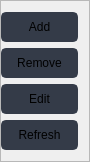
                            <widget class="QFrame" name="update_branch_btn_area">
                             <property name="minimumSize">
                              <size>
                               <width>90</width>
                               <height>0</height>
                              </size>
                             </property>
                             <property name="maximumSize">
                              <size>
                               <width>90</width>
                               <height>16777215</height>
                              </size>
                             </property>
                             <property name="frameShape">
                              <enum>QFrame::StyledPanel</enum>
                             </property>
                             <property name="frameShadow">
                              <enum>QFrame::Raised</enum>
                             </property>
                             <layout class="QVBoxLayout" name="verticalLayout_26">
                              <property name="leftMargin">
                               <number>0</number>
                              </property>
                              <item>
                               <widget class="QPushButton" name="add_branch_btn">
                                <property name="minimumSize">
                                 <size>
                                  <width>0</width>
                                  <height>30</height>
                                 </size>
                                </property>
                                <property name="maximumSize">
                                 <size>
                                  <width>16777215</width>
                                  <height>30</height>
                                 </size>
                                </property>
                                <property name="styleSheet">
                                 <string notr="true">QPushButton {
	border: 2px solid rgb(52, 59, 72);
	border-radius: 5px;	
	background-color: rgb(52, 59, 72);
}
QPushButton:hover {
	background-color: rgb(31, 181, 123);
	border: 2px solid rgb(31, 181, 123);
}
QPushButton:pressed {	
	background-color: rgb(83, 191, 157);
	border: 2px solid rgb(31, 181, 123);
}</string>
                                </property>
                                <property name="text">
                                 <string>Add</string>
                                </property>
                                <property name="icon">
                                 <iconset resource="files.qrc">
                                  <normaloff>:/16x16/icons/16x16/cil-plus.png</normaloff>:/16x16/icons/16x16/cil-plus.png</iconset>
                                </property>
                               </widget>
                              </item>
                              <item>
                               <widget class="QPushButton" name="remove_branch_btn">
                                <property name="minimumSize">
                                 <size>
                                  <width>0</width>
                                  <height>30</height>
                                 </size>
                                </property>
                                <property name="maximumSize">
                                 <size>
                                  <width>16777215</width>
                                  <height>30</height>
                                 </size>
                                </property>
                                <property name="styleSheet">
                                 <string notr="true">QPushButton {
	border: 2px solid rgb(52, 59, 72);
	border-radius: 5px;	
	background-color: rgb(52, 59, 72);
}
QPushButton:hover {
	background-color: rgb(220, 53, 53);
	border: 2px solid rgb(220, 53, 53);
}
QPushButton:pressed {	
	background-color: rgb(235, 83, 83);
	border: 2px solid rgb(220, 53, 53);
}</string>
                                </property>
                                <property name="text">
                                 <string>Remove</string>
                                </property>
                                <property name="icon">
                                 <iconset resource="files.qrc">
                                  <normaloff>:/16x16/icons/16x16/cil-minus.png</normaloff>:/16x16/icons/16x16/cil-minus.png</iconset>
                                </property>
                               </widget>
                              </item>
                              <item>
                               <widget class="QPushButton" name="edit_branch_btn">
                                <property name="minimumSize">
                                 <size>
                                  <width>0</width>
                                  <height>30</height>
                                 </size>
                                </property>
                                <property name="maximumSize">
                                 <size>
                                  <width>16777215</width>
                                  <height>30</height>
                                 </size>
                                </property>
                                <property name="styleSheet">
                                 <string notr="true">QPushButton {
	border: 2px solid rgb(52, 59, 72);
	border-radius: 5px;	
	background-color: rgb(52, 59, 72);
}
QPushButton:hover {
	background-color: rgb(255, 197, 77);
	border: 2px solid rgb(255, 197, 77);
}
QPushButton:pressed {	
	background-color: rgb(244, 157, 26);
	border: 2px solid rgb(255, 197, 77);
}</string>
                                </property>
                                <property name="text">
                                 <string>Edit</string>
                                </property>
                                <property name="icon">
                                 <iconset resource="files.qrc">
                                  <normaloff>:/16x16/icons/16x16/cil-pencil.png</normaloff>:/16x16/icons/16x16/cil-pencil.png</iconset>
                                </property>
                               </widget>
                              </item>
                              <item>
                               <widget class="QPushButton" name="refresh_branch_btn">
                                <property name="minimumSize">
                                 <size>
                                  <width>0</width>
                                  <height>30</height>
                                 </size>
                                </property>
                                <property name="maximumSize">
                                 <size>
                                  <width>16777215</width>
                                  <height>30</height>
                                 </size>
                                </property>
                                <property name="styleSheet">
                                 <string notr="true">QPushButton {
	border: 2px solid rgb(52, 59, 72);
	border-radius: 5px;	
	background-color: rgb(52, 59, 72);
}
QPushButton:hover {
	background-color: rgb(57, 65, 80);
	border: 2px solid rgb(61, 70, 86);
}
QPushButton:pressed {	
	background-color: rgb(35, 40, 49);
	border: 2px solid rgb(43, 50, 61);
}</string>
                                </property>
                                <property name="text">
                                 <string>Refresh</string>
                                </property>
                                <property name="icon">
                                 <iconset resource="files.qrc">
                                  <normaloff>:/16x16/icons/16x16/cil-reload.png</normaloff>:/16x16/icons/16x16/cil-reload.png</iconset>
                                </property>
                               </widget>
                              </item>
                             </layout>
                            </widget>
